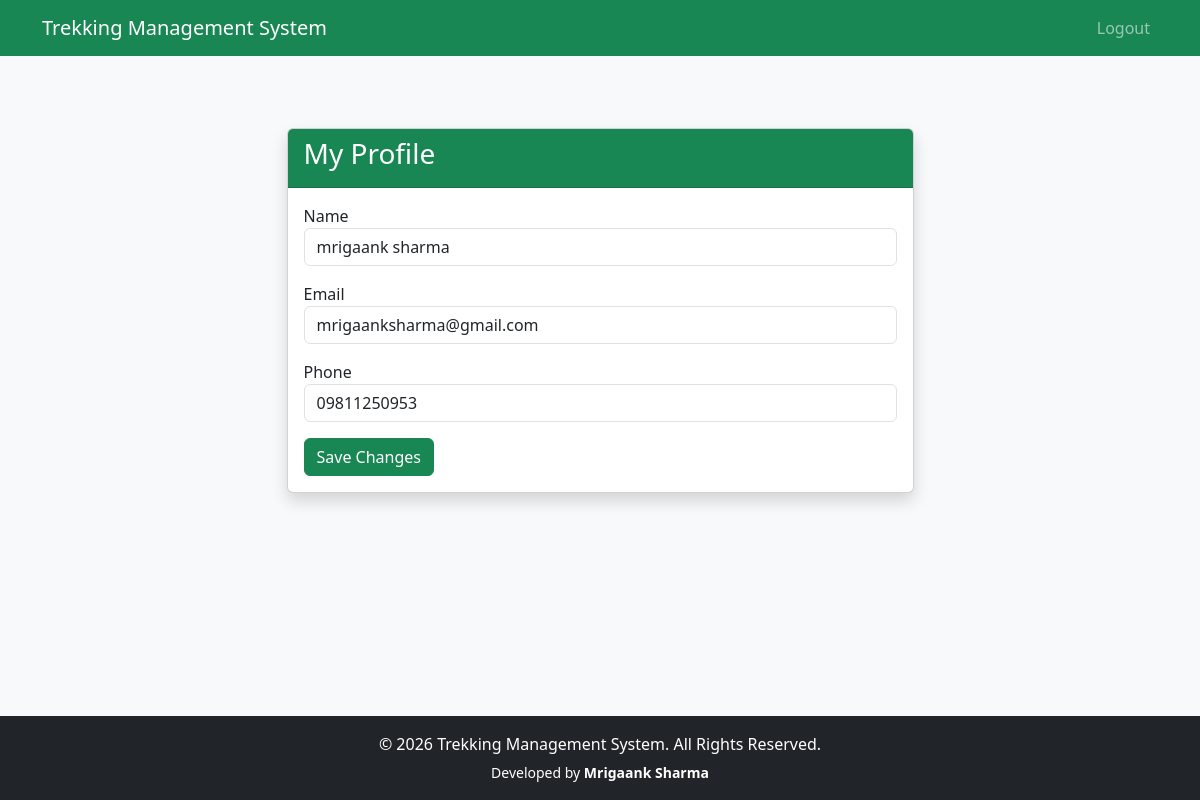
Page /user/profile (signed in) on the committed database.
### app/models.py (models this page shows)
class User(UserMixin,db.Model):
    __tablename__="users"
    id=db.Column(db.Integer,primary_key=True)
    name=db.Column(db.String(100),nullable=False)
    email=db.Column(db.String(120),unique=True,nullable=False)
    password=db.Column(db.String(255),nullable=False)
    phone=db.Column(db.String(15))
    role=db.Column(db.String(20),nullable=False)
    status=db.Column(db.String(20),default="active")
    created_at=db.Column(db.DateTime,default=datetime.utcnow)
    assigned_treks=db.relationship(
        "Trek",
        foreign_keys="Trek.staff_id",
        backref="staff",
        lazy=True
    )
    bookings=db.relationship(
        "Booking",
        backref="user",
        lazy=True
    )

### app/user/profile.py (the view, shortened to what this page needs)
@user_bp.route("/profile", methods=["GET", "POST"])
@login_required
@user_required
def profile():
    return render_template(
        "users/profile.html"
    )

### app/extensions.py (called while the page is built)
@login_manager.user_loader
def load_user(user_id):
    return User.query.get(int(user_id))

### app/templates/users/profile.html
{% extends 'base.html' %}
{% block content %}
<div class="container mt-5">
<div class="row justify-content-center">
<div class="col-md-7">
<div class="card shadow">
<div class="card-header bg-success text-white">
<h3>My Profile</h3>
</div>
<div class="card-body">
<form method="POST">
<div class="mb-3">
<label>Name</label>
<input
type="text"
name="name"
class="form-control"
value="{{ current_user.name }}"
required>
</div>
<div class="mb-3">
<label>Email</label>
<input
type="email"
name="email"
class="form-control"
value="{{ current_user.email }}"
required>
</div>
<div class="mb-3">
<label>Phone</label>
<input
type="text"
name="phone"
class="form-control"
value="{{ current_user.phone }}"
required>
</div>
<button
class="btn btn-success">
Save Changes
</button>
</form>
</div>
</div>
</div>
</div>
</div>
{% endblock %}

### rows in the picture
User: name "mrigaank sharma", email "mrigaanksharma@gmail.com", phone "09811250953"
